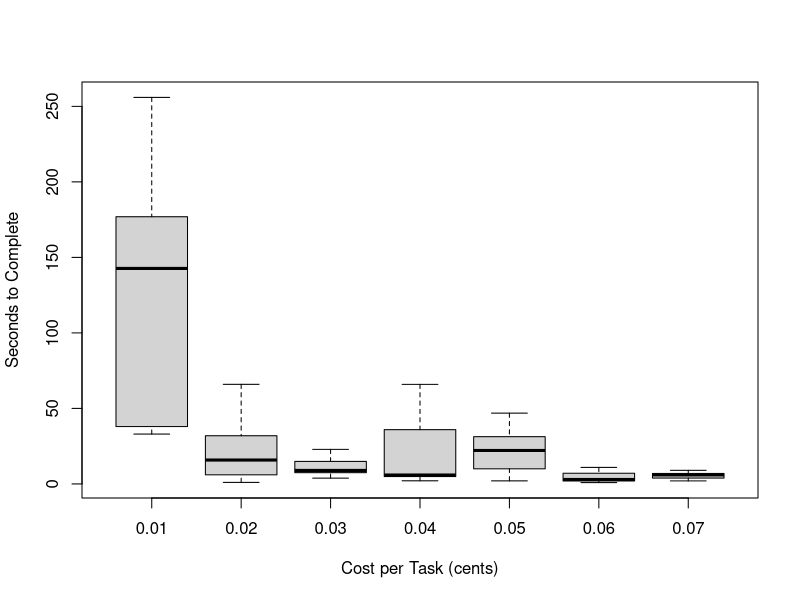

Recreate this plot in R.
time <- read.csv("durations.csv")

time$cost <- as.factor(time$cost)

boxplot(duration ~ cost, data = time, outline = FALSE,
        xlab = "Cost per Task (cents)",
        ylab = "Seconds to Complete")